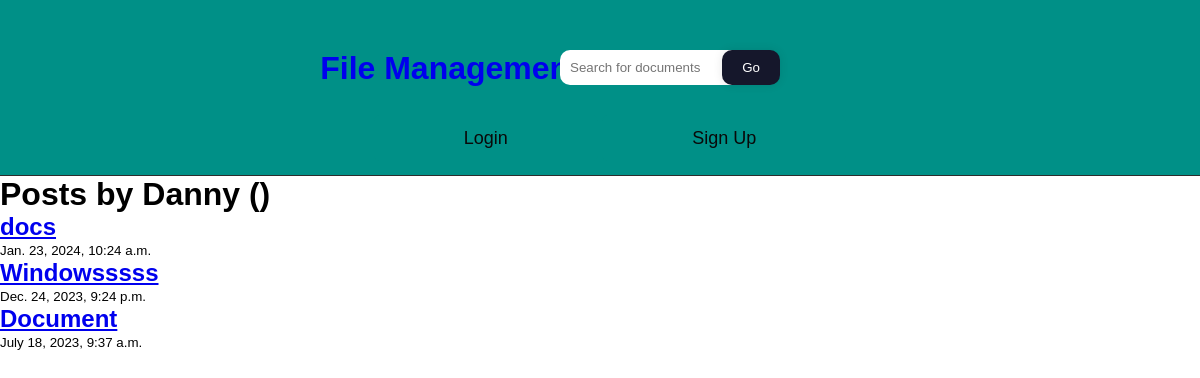
The page /user/Danny on the database its author committed.
### base/models.py (models this page shows, shortened)
class Post(models.Model):
    title = models.CharField(max_length= 100)
    file = models.FileField(null= True, blank=True, upload_to= 'Files')
    content = models.TextField()
    date_posted = models.DateTimeField(default=timezone.now)
    author = models.ForeignKey(User, on_delete= models.CASCADE)

### base/views.py (the view)
# urls.py: path('user/<str:username>', UserPostListView.as_view(), name='user-posts'),
class UserPostListView(ListView):
    model = Post
    template_name = 'base/user_posts.html'
    context_object_name = 'posts'
    def get_queryset(self):
        user = get_object_or_404(User, username=self.kwargs.get('username'))
        return Post.objects.filter(author=user).order_by('-date_posted')

### base/templates/base/user_posts.html
{% extends "base/index.html" %}
{% block content %}
<h1>Posts by {{ view.kwargs.username }} ({{ page_obj.paginator.count }})</h1>
{% for post in posts %}
<h2><a  href="{% url 'user-posts' post.author.username %}">{{ post.title }}</a></h2>
<small>{{ post.date_posted }}</small>
{% endfor %}
{% endblock %}

### base/static/base/main.css (style rules this page uses)
* { margin: 0; padding: 0; box-sizing: border-box; }
body { background-color: #ffffff; background-size: 960px; font-family: Arial, Helvetica, sans-serif; }

### rows shown on the page
Post: title "docs", date_posted "Jan. 23, 2024, 10:24 a.m."
Post: title "Windowsssss", date_posted "Dec. 24, 2023, 9:24 p.m."
Post: title "Document", date_posted "July 18, 2023, 9:37 a.m."

### other values the page prints
{{ view.kwargs.username }} "Danny"
